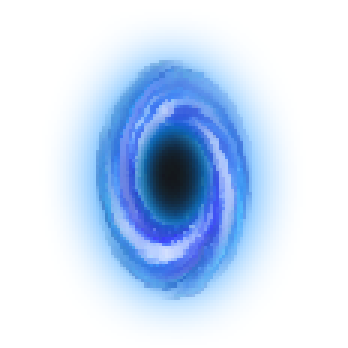
#> input picture resources/object/transfer_gate/transfergate.bmp, 116 x 116 px (shown 3 times larger)
$ python handleTransferGate.py
#> lines starting #> are read from the running program, lines starting #| are printed output that depends on the picture; after the words box and inside, x2 and y2 are one past the last pixel; in counts of white or black regions, pixels touching at a corner belong together
import cv2
import numpy as np

# Load the image
image = cv2.imread('resources/object/transfer_gate/transfergate.bmp')
#> image is the input picture: shape (116, 116, 3); mean B, G, R 244.7, 221, 203.3

# Convert to grayscale
gray = cv2.cvtColor(image, cv2.COLOR_BGR2GRAY)
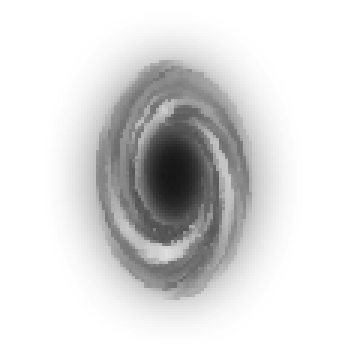
#> gray: shape (116, 116) (shown 3 times larger); min 22, max 255, mean 218.4

# Apply a threshold to detect light regions (white areas)
_, mask = cv2.threshold(gray, 230, 255, cv2.THRESH_BINARY)
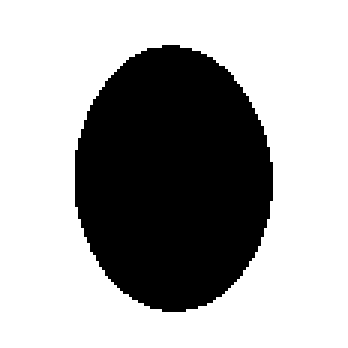
#> mask: shape (116, 116) (shown 3 times larger); 66.2% white; 1 black region, box (x1, y1, x2, y2) and area: (25, 15, 91, 104) 4549

# Replace the white regions in the image with pure white
image[(mask >= 230) & (mask <= 255)] = [255, 255, 255]
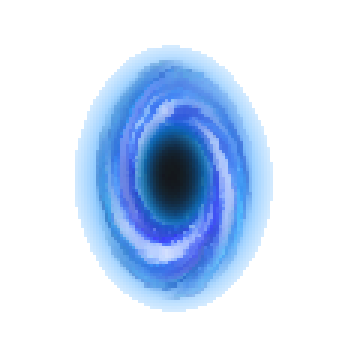
#> image: shape (116, 116, 3) (shown 3 times larger); mean B, G, R 244.7, 222.7, 206.8

# Save or display the result
cv2.imwrite('filtered_image_with_white_replacement.bmp', image)
# cv2.imshow('Filtered Image with White Replacement', image)
# cv2.waitKey(0)
# cv2.destroyAllWindows()
